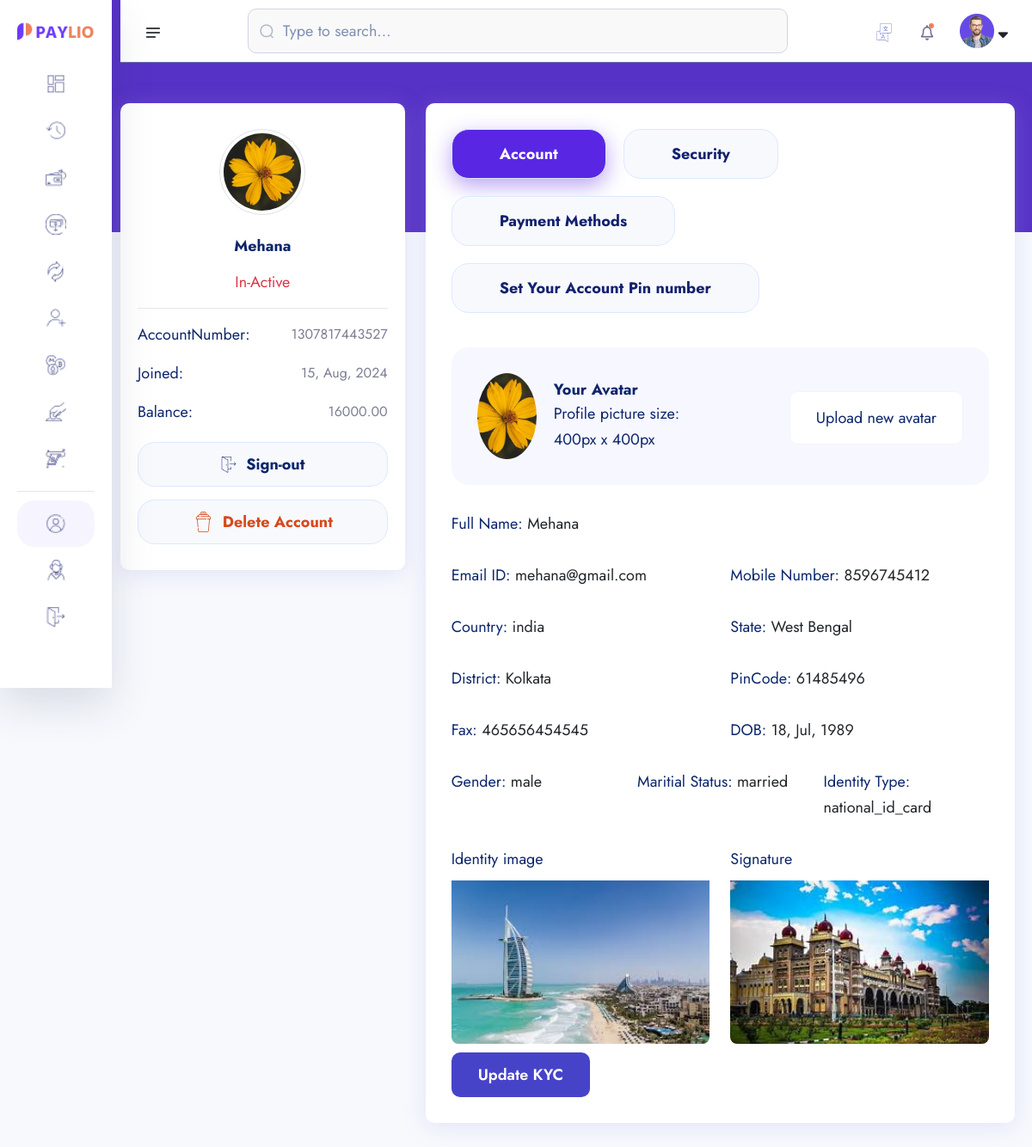
/account/ (signed in), run on the app's committed database.
### account/models.py (models this page shows, shortened)
class KYC(models.Model):
    id = models.UUIDField(primary_key=True, unique=True, default=uuid.uuid4, editable=False)
    user = models.OneToOneField(User, on_delete=models.CASCADE)
    account = models.OneToOneField(Account, on_delete=models.CASCADE, null=True, blank=True)
    full_name = models.CharField(max_length=1000)
    image = models.ImageField(upload_to='kyc', default='default.jpg')
    maritial_status = models.CharField(choices=MARITAL_STATUS, max_length=40)
    gender = models.CharField(choices=GENDER_STATUS, max_length=50)
    identity_types = models.CharField(choices=IDENTITY_TYPES, max_length=200)
    identity_image = models.ImageField(upload_to='kyc', null=True, blank=True)
    date_of_birth = models.DateTimeField(auto_now_add=False)
    signature = models.ImageField(upload_to='kyc', )
    country = models.CharField(max_length=100)
    state = models.CharField(max_length=100)
    district = models.CharField(max_length=100)
    pincode = models.CharField(max_length=50)
    mobile_number = models.CharField(max_length=100)
    fax = models.CharField(max_length=1000)
    date = models.DateField(auto_now_add=True)

class Account(models.Model):
    id = models.UUIDField(primary_key=True, unique=True, default=uuid.uuid4, editable=False)
    user = models.OneToOneField(User, on_delete=models.CASCADE)
    account_balance = models.DecimalField(max_digits=12, decimal_places=2, default=0.00)
    account_number = ShortUUIDField(unique=True, length=10, max_length=25, prefix='130', alphabet="0123456789")
    account_id = ShortUUIDField(unique=True, length=10, max_length=25, prefix='DEX', alphabet="0123456789")
    red_code = ShortUUIDField(unique=True,length=10, max_length=20, alphabet='abcdefgh0123456789')
    account_status = models.CharField(max_length=100, choices=ACCOUNT_STATUS, default='in-active')
    pin_number = ShortUUIDField(length=4, max_length=4, alphabet="0123456789", default=generate_default_pin)
    date = models.DateTimeField(auto_now_add=True)
    kyc_submitted = models.BooleanField(default=False)
    kyc_confirmed = models.BooleanField(default=False)
    recommended_by = models.ForeignKey(User, on_delete=models.DO_NOTHING, blank=True, null=True, related_name='recomended')
    class Meta:
        ordering = ['-date']

### userauths/models.py (models this page shows, shortened)
class User(AbstractUser):
    username = models.CharField(max_length=200)
    email = models.EmailField(unique=True)
    is_staff = models.BooleanField(default=True)
    is_superuser = models.BooleanField(default=True)
    USERNAME_FIELD = 'email'
    REQUIRED_FIELDS = ['username']

### account/views.py (the view)
# urls.py: path("", views.account, name="account"),
@login_required
def account(request):
    if request.user.is_authenticated:
        try:
            user = request.user
            kyc = KYC.objects.get(user=user) # here in account the kyc info will be showing so without submiting kyc user wont able to view their account.
        except:
            messages.warning(request, "you need to submit your kyc.")
            return redirect('account:kyc-reg') # here it redirect to kyc registration page for submiting kyc.
        account = Account.objects.get(user = request.user)
    else:
        messages.warning(request, "you need to submit your kyc.")
    context = {
        'account':account,
        'kyc':kyc,
        'user':user
    }
    return render(request, "account/account.html", context)# here in account.html page the kyc info are shown thats why user can't go to account page without submitting kyc.

### templates/account/account.html (shortened to what this page needs)
{% extends "partials/dashboard-base.html" %}
{% load static %}
{% block content %}
 <section class="dashboard-section body-collapse account">
    <div class="overlay pt-120">
        <div class="container-fruid">
            <div class="main-content">
                <div class="row">
                    <div class="col-xxl-3 col-xl-4 col-md-6">
                        <div class="owner-details">
                            <div class="profile-area">
                                <div class="profile-img">
                                    <img class="img-thumbnail" src="{{kyc.image.url}}" style="width:100px; height:100px; border-radius:50%; object-fit:cover">
                                </div>
                                <div class="name-area">
                                    <h6>{{kyc.full_name|title}}</h6>
                                    {% if account.account_status == "in-active" %}
                                        <p class="active-status text-danger">{{account.account_status|title}}</p>
                                    {% endif %}
                                </div>
                            </div>
                            <div class="owner-info">
                                <ul>
                                    <li>
                                        <p>AccountNumber:</p>
                                         <span class="mdr">{{ account.account_number }}</span>
                                    </li>
                                    <li>
                                        <p>Joined:</p>
                                        <span class="mdr">{{account.date|date:"d, M, Y"}}</span>
                                    </li>
                                    <li>
                                        <p>Balance:</p>
                                         <span class="mdr">{{ account.account_balance }}</span>
                                    </li>
                                </ul>
                            </div>
                            <div class="owner-action">
                                {% if request.user.is_authenticated %}
                                <a href="{% url 'userauths:sign-out' %}">
                                    <img src="{% static 'assets/images/icon/logout.png' %}" alt="image">
                                    Sign-out
                                </a>
                                <a href="javascript:void(0)" class="delete">
                                    <img src="{% static 'assets/images/icon/delete-2.png' %}" alt="image">
                                    Delete Account
                                </a>
                                {% endif %}
                            </div>
                        </div>
                    </div>
                    <div class="col-xxl-9 col-xl-8">
                        <div class="tab-main">
                            <ul class="nav nav-tabs" role="tablist">
                                <li class="nav-item" role="presentation">
                                    <button class="nav-link active" id="account-tab" data-bs-toggle="tab" data-bs-target="#account" type="button" role="tab" aria-controls="account" aria-selected="true">Account</button>
                                </li>
                                <li class="nav-item" role="presentation">
                                    <button class="nav-link" id="security-tab" data-bs-toggle="tab" data-bs-target="#security" type="button" role="tab" aria-controls="security" aria-selected="false">Security</button>
                                </li>
                                <li class="nav-item" role="presentation">
                                    <button class="nav-link" id="payment-tab" data-bs-toggle="tab" data-bs-target="#payment" type="button" role="tab" aria-controls="payment" aria-selected="false">Payment Methods</button>
                                </li>
                                <li class="nav-item" role="presentation">
                                    <a href="#">
                                    <button class="nav-link" id="notification-tab" data-bs-toggle="tab" data-bs-target="#notification" type="button" role="tab" aria-controls="notification" aria-selected="false">Set Your Account Pin number</button>
                                </a></li>
                            </ul>
                            <div class="tab-content mt-40">
                                <div class="tab-pane fade show active" id="account" role="tabpanel" aria-labelledby="account-tab">
                                    <div class="upload-avatar">
                                        <div class="avatar-left d-flex align-items-center">
                                            <div class="profile-img">
                                                <img src="{{kyc.image.url}}" alt="image" style="width:100px; height:100px; border-radius:50%; object-fit:cover">
                                            </div>
                                            <div class="instraction">
                                                <h6>Your Avatar</h6>
                                                <p>Profile picture size: 400px x 400px</p>
                                            </div>
                                        </div>
                                        <div class="avatar-right">
                                            <div class="file-upload">
                                                <div class="right-area">
                                                    <label class="file">
                                                    </label>
                                                </div>
                                            </div>
                                        </div>
                                    </div>
                                    <div class="row justify-content-center">
                                        <div class="col-md-12">
                                            <div class="single-input">
                                                <label for="fName">Full Name:</label>
                                                {{kyc.full_name}}
                                            </div>
                                        </div>
                                        <br><br>
                                        <div class="col-md-6">
                                            <div class="single-input">
                                                <label for="fName">Email ID:</label>
                                                {{user.email}}
                                            </div>
                                        </div>
                                        <br><br>
                                        <div class="col-md-6">
                                            <div class="single-input">
                                                <label for="fName">Mobile Number:</label>
                                                {{kyc.mobile_number}}
                                            </div>
                                        </div>
                                        <br><br>
                                        <div class="col-md-6">
                                            <div class="single-input">
                                                <label for="fName">Country:</label>
                                                {{kyc.country}}
                                            </div>
                                        </div>
                                        <br><br>
                                        <div class="col-md-6">
                                            <div class="single-input">
                                                <label for="fName">State:</label>
                                               {{kyc.state}}
                                            </div>
                                        </div>
                                        <br><br>
                                        <div class="col-md-6">
                                            <div class="single-input">
                                                <label for="fName">District:</label>
                                                {{kyc.district}}
                                            </div>
                                        </div>
                                        <br><br>
                                        <div class="col-md-6">
                                            <div class="single-input">
                                                <label for="fName">PinCode:</label>
                                                {{kyc.pincode}}
                                            </div>
                                        </div>
                                        <br><br>
                                        <div class="col-md-6">
                                            <div class="single-input">
                                                <label for="fName">Fax:</label>
                                                {{kyc.fax}}
                                            </div>
                                        </div>
                                        <br><br>
                                        <div class="col-md-6">
                                            <div class="single-input">
                                                <label for="fName">DOB:</label>
                                                {{kyc.date_of_birth|date:"d, M, Y"}}
                                            </div>
                                        </div>
                                        <div class="col-md-4">
                                            <div class="single-input">
                                                <label for="fName">Gender:</label>
                                                {{kyc.gender}}
                                            </div>
                                        </div>
                                        <div class="col-md-4">
                                            <div class="single-input">
                                                <label for="fName">Maritial Status:</label>
                                                {{kyc.maritial_status}}
                                            </div>
                                        </div>
                                        <div class="col-md-4">
                                            <div class="single-input">
                                                <label for="fName">Identity Type:</label>
                                                {{kyc.identity_types}}
                                            </div>
                                        </div>
                                        <div class="col-md-6" style="padding-top:30px;">
                                            <div class="single-input">
                                                <label for="fName">Identity image</label>
                                                {% if kyc.signature %}
                                                <img src ="{{ kyc.identity_image.url }}" style="width:100%; height:200px; border-radius:8px; object-fit:cover; padding-top:10px">
                                                {% endif %}
                                            </div>
                                        </div>
                                        <div class="col-md-6" style="padding-top:30px;">
                                            <div class="single-input">
                                                <label for="fName">Signature</label>
                                                {% if kyc.signature %}
                                                <img src ="{{ kyc.signature.url }}" style="width:100%; height:200px; border-radius:8px; object-fit:cover; padding-top:10px">
                                                {% endif %}
                                            </div>
                                        </div>
                                        <br><br><br><br><br><br><br><br><br>
                                        <div class="col-md-12">
                                            <div class="btn-border">
                                                <form action="{% url 'account:kyc-reg' %}">
                                                    <button class="cmn-btn">Update KYC</button>
                                                </form>
                                            </div>
                                        </div>
                                </div>
                            </div>
                        </div>
                    </div>
                </div>
            </div>
        </div>
    </div>
</div>
</section>
{% endblock content %}

### data on the page
KYC: image (picture), full_name "Mehana", mobile_number "8596745412", country "india", state "West Bengal", district "Kolkata", pincode "61485496", fax "465656454545", date_of_birth "18, Jul, 1989", gender "male", maritial_status "married", identity_types "national_id_card", identity_image (picture), signature (picture)
Account: account_status "In-Active", account_number "1307817443527", date "15, Aug, 2024", account_balance "16000.00"
User: email "mehana@gmail.com"
